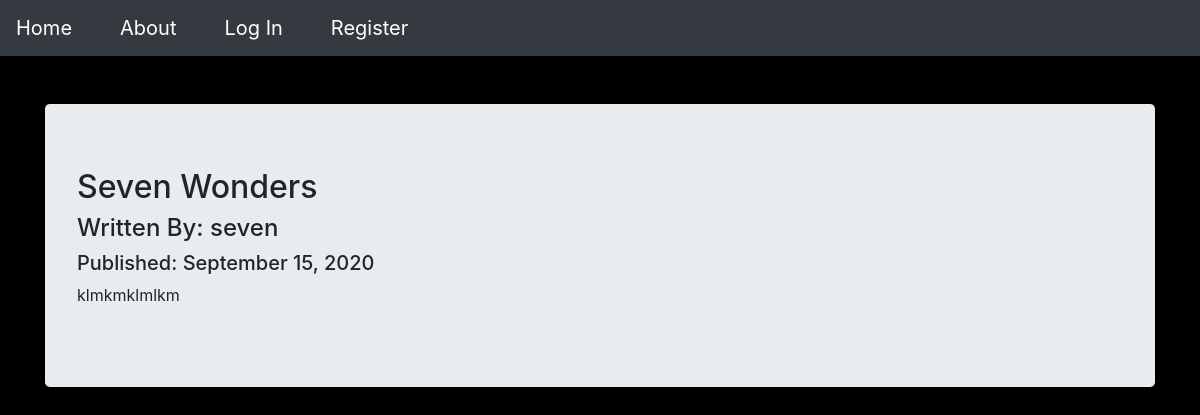
/7, run on the app's committed database.
### puppycompanyblog/models.py (models this page shows, shortened)
class BlogPost(db.Model):
    users = db.relationship(User)
    id = db.Column(db.Integer, primary_key=True)
    user_id = db.Column(db.Integer, db.ForeignKey('users.id'), nullable=False)
    date = db.Column(db.DateTime, nullable=False, default=datetime.utcnow)
    title = db.Column(db.String(140), nullable=False)
    text = db.Column(db.Text, nullable=False)

class User(db.Model, UserMixin):
    __tablename__ = 'users'
    id = db.Column(db.Integer, primary_key=True)
    profile_image = db.Column(
        db.String(64), nullable=False, default='default_profile.jpg')
    email = db.Column(db.String(64), unique=True, index=True)
    username = db.Column(db.String(64), unique=True, index=True)
    pasword_hash = db.Column(db.String(128))
    posts = db.relationship('BlogPost', backref='author', lazy=True)

### puppycompanyblog/users/views.py (the view)
@users.route('/<username>')
def user_posts(username):
    page = request.args.get('page', 1, type=int)
    user = User.query.filter_by(username=username).first_or_404()
    blog_posts = BlogPost.query.filter_by(author=user).order_by(
        BlogPost.date.desc()).paginate(page=page, per_page=3)
    return render_template('user_blog_posts.html', blog_posts=blog_posts, user=user)

### puppycompanyblog/blog_posts/views.py (called while the page is built)
@blog_posts.route('/<int:blog_post_id>')
def blog_post(blog_post_id):
    blog_post = BlogPost.query.get_or_404(blog_post_id)
    return render_template('blog_post.html', title=blog_post.title, date=blog_post.date, post=blog_post)

### puppycompanyblog/templates/blog_post.html (shortened to what this page needs)
{% extends 'base.html' %} {% block content %}
<div class="jumbotron">
  <h2>{{post.title}}</h2>
  <h4>Written By: {{post.author.username}}</h4>
  <h5>Published: {{post.date.strftime('%B %d, %Y')}}</h5>
  <p>{{post.text}}</p>
</div>
{% endblock %}

### data on the page
BlogPost: title "Seven Wonders", date "September 15, 2020", text "klmkmklmlkm"
User: author.username "seven"
